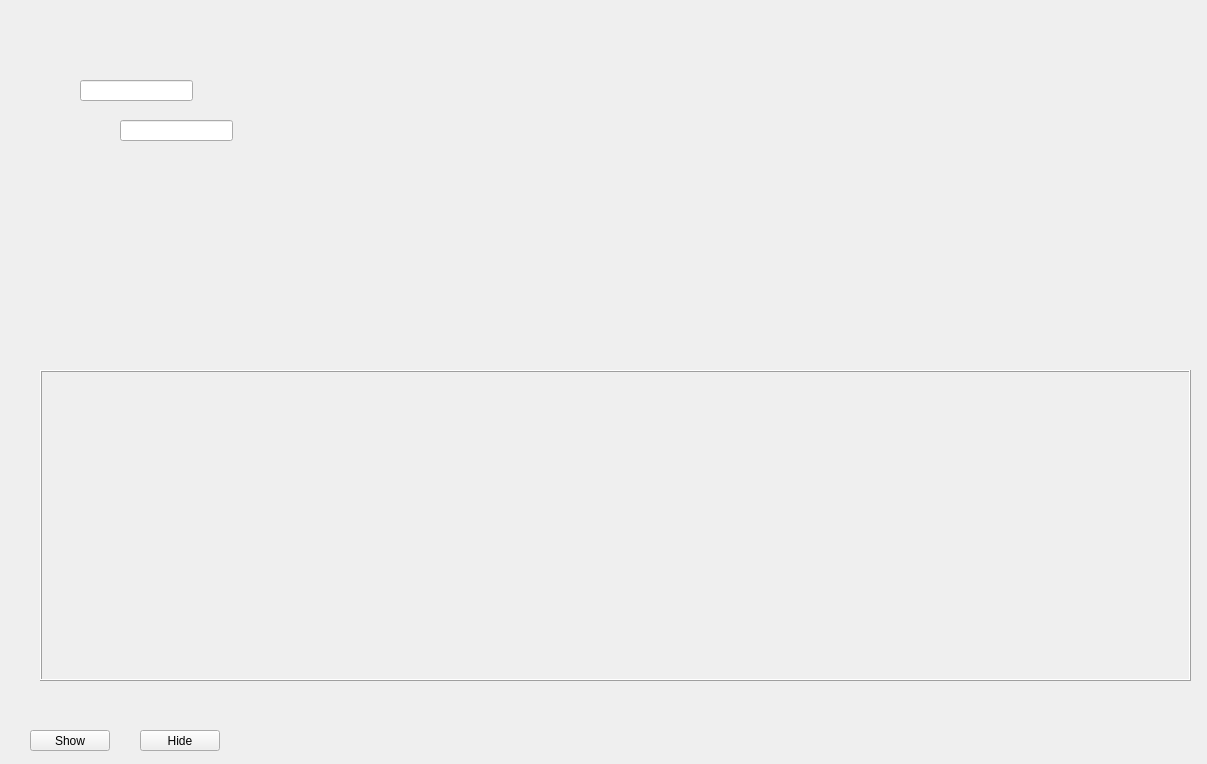
<?xml version="1.0" encoding="UTF-8"?>
<ui version="4.0">
 <class>Form</class>
 <widget class="QWidget" name="Form">
  <property name="geometry">
   <rect>
    <x>0</x>
    <y>0</y>
    <width>1207</width>
    <height>764</height>
   </rect>
  </property>
  <property name="windowTitle">
   <string>Form</string>
  </property>
  <widget class="QFrame" name="frame">
   <property name="geometry">
    <rect>
     <x>40</x>
     <y>370</y>
     <width>1151</width>
     <height>311</height>
    </rect>
   </property>
   <property name="frameShape">
    <enum>QFrame::Box</enum>
   </property>
   <property name="frameShadow">
    <enum>QFrame::Raised</enum>
   </property>
  </widget>
  <widget class="QPushButton" name="pushButton">
   <property name="geometry">
    <rect>
     <x>30</x>
     <y>730</y>
     <width>80</width>
     <height>21</height>
    </rect>
   </property>
   <property name="text">
    <string>Show</string>
   </property>
  </widget>
  <widget class="QLineEdit" name="lineEdit">
   <property name="geometry">
    <rect>
     <x>80</x>
     <y>80</y>
     <width>113</width>
     <height>21</height>
    </rect>
   </property>
  </widget>
  <widget class="QLineEdit" name="lineEdit_2">
   <property name="geometry">
    <rect>
     <x>120</x>
     <y>120</y>
     <width>113</width>
     <height>21</height>
    </rect>
   </property>
  </widget>
  <widget class="QPushButton" name="pushButton_2">
   <property name="geometry">
    <rect>
     <x>140</x>
     <y>730</y>
     <width>80</width>
     <height>21</height>
    </rect>
   </property>
   <property name="text">
    <string>Hide</string>
   </property>
  </widget>
 </widget>
 <resources/>
 <connections/>
</ui>
